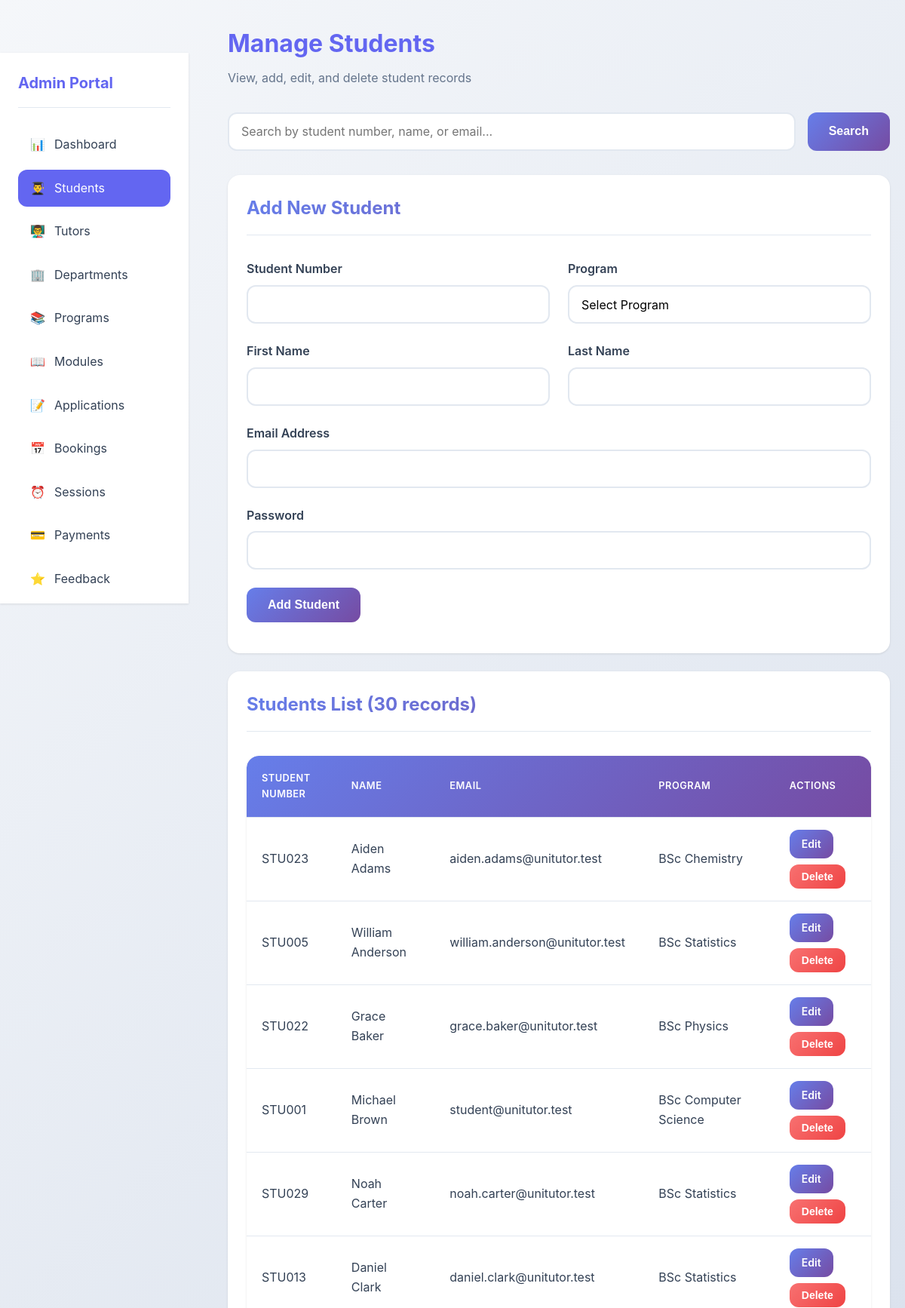
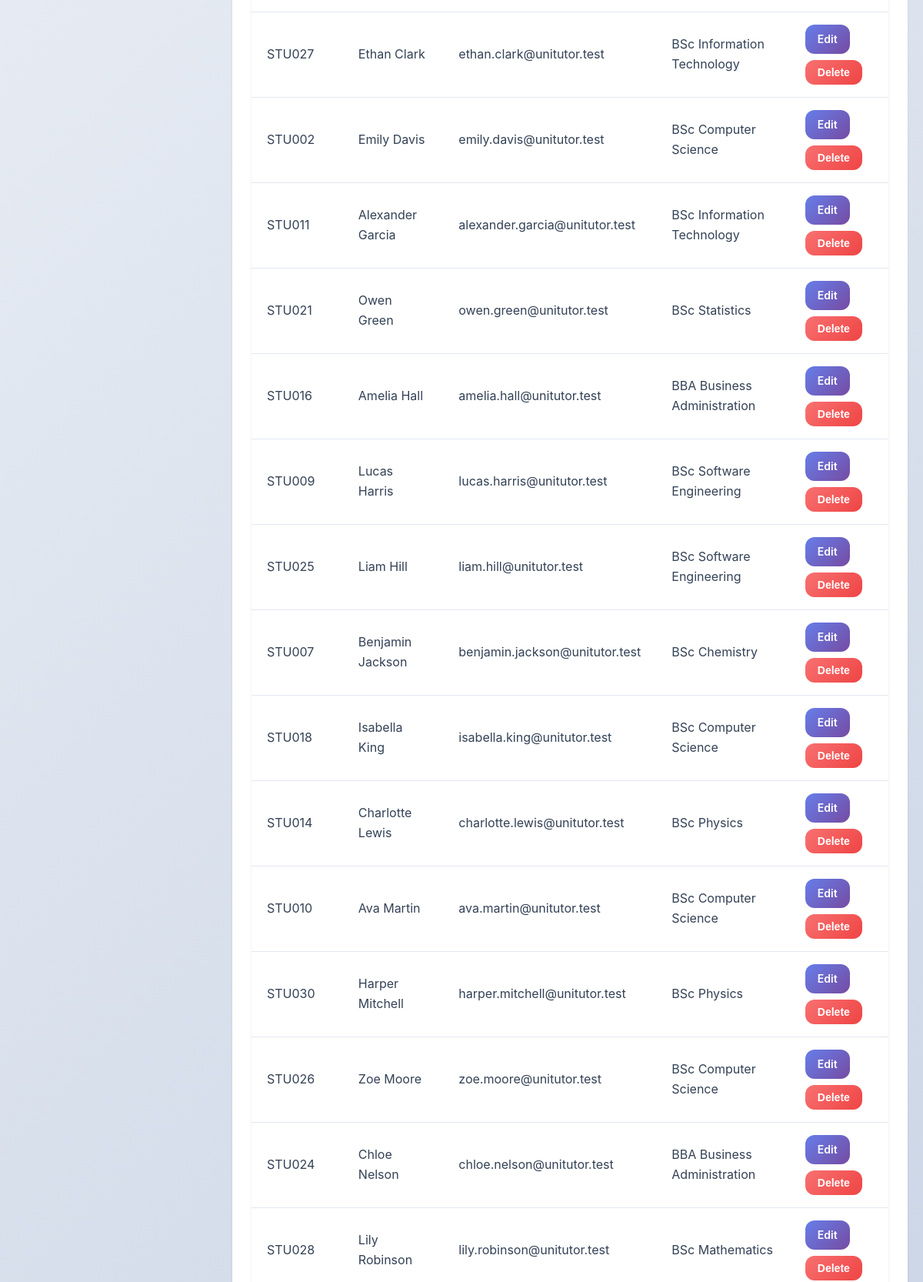
The app's page /admin/students.php (signed in, upper part) with its own data (2 pictures, top to bottom).
### tables this page shows
CREATE TABLE students (
    student_id INT AUTO_INCREMENT PRIMARY KEY,
    student_number VARCHAR(20) NOT NULL UNIQUE,
    first_name VARCHAR(50) NOT NULL,
    last_name VARCHAR(50) NOT NULL,
    email VARCHAR(100) NOT NULL UNIQUE,
    password VARCHAR(255) NOT NULL,
    program_id INT,
    created_at TIMESTAMP DEFAULT CURRENT_TIMESTAMP,
    FOREIGN KEY (program_id) REFERENCES programs(program_id) ON DELETE SET NULL
);

CREATE TABLE programs (
    program_id INT AUTO_INCREMENT PRIMARY KEY,
    program_name VARCHAR(100) NOT NULL,
    department_id INT NOT NULL,
    created_at TIMESTAMP DEFAULT CURRENT_TIMESTAMP,
    FOREIGN KEY (department_id) REFERENCES departments(department_id) ON DELETE CASCADE
);

### admin/students.php (the view, shortened to what this page needs)
<?php
require_once '../config/database.php';
require_once '../includes/functions.php';
$search = $_GET['search'] ?? '';
if ($search) {
    $stmt = $pdo->prepare("
        SELECT s.*, p.program_name
        FROM students s
        LEFT JOIN programs p ON s.program_id = p.program_id
        WHERE s.student_number LIKE ? OR s.first_name LIKE ? OR s.last_name LIKE ? OR s.email LIKE ?
        ORDER BY s.last_name, s.first_name
    ");
    $searchParam = "%$search%";
    $stmt->execute([$searchParam, $searchParam, $searchParam, $searchParam]);
} else {
    $stmt = $pdo->query("
        SELECT s.*, p.program_name
        FROM students s
        LEFT JOIN programs p ON s.program_id = p.program_id
        ORDER BY s.last_name, s.first_name
    ");
}
$students = $stmt->fetchAll();
$edit_student = null;
?>
<!DOCTYPE html>
<html lang="en">
<head>
    <link rel="stylesheet" href="../assets/css/style.css">
</head>
<body>
    <div class="dashboard-layout">
        <?php
        include '../includes/sidebar.php';
        ?>
        <div class="main-content">
            <div class="container-fluid">
                <div class="page-header">
                    <h1>Manage Students</h1>
                    <p>View, add, edit, and delete student records</p>
                </div>
                <div class="search-bar">
                    <form method="GET" action="" style="display: flex; gap: 1rem; width: 100%;">
                        <input type="text" name="search" class="form-control" placeholder="Search by student number, name, or email..." value="<?php echo htmlspecialchars($search); ?>">
                        <button type="submit" class="btn btn-primary">Search</button>
                    </form>
                </div>
                <div class="card">
                    <div class="card-header">
                        <h2><?php echo $edit_student ? 'Edit Student' : 'Add New Student'; ?></h2>
                    </div>
                    <div class="card-body">
                        <form method="POST" action="">
                            <div class="form-row">
                                <div class="form-group">
                                    <label for="student_number">Student Number</label>
                                    <input type="text" id="student_number" name="student_number" class="form-control" required value="<?php echo $edit_student ? htmlspecialchars($edit_student['student_number']) : ''; ?>">
                                </div>
                                <div class="form-group">
                                    <label for="program_id">Program</label>
                                    <select id="program_id" name="program_id" class="form-control" required>
                                        <option value="">Select Program</option>
                                    </select>
                                </div>
                            </div>
                            <div class="form-row">
                                <div class="form-group">
                                    <label for="first_name">First Name</label>
                                    <input type="text" id="first_name" name="first_name" class="form-control" required value="<?php echo $edit_student ? htmlspecialchars($edit_student['first_name']) : ''; ?>">
                                </div>
                                <div class="form-group">
                                    <label for="last_name">Last Name</label>
                                    <input type="text" id="last_name" name="last_name" class="form-control" required value="<?php echo $edit_student ? htmlspecialchars($edit_student['last_name']) : ''; ?>">
                                </div>
                            </div>
                            <div class="form-group">
                                <label for="email">Email Address</label>
                                <input type="email" id="email" name="email" class="form-control" required value="<?php echo $edit_student ? htmlspecialchars($edit_student['email']) : ''; ?>">
                            </div>
                            <div class="form-group">
                                <label for="password">Password <?php echo $edit_student ? '(leave blank to keep current)' : ''; ?></label>
                                <input type="password" id="password" name="password" class="form-control" <?php echo $edit_student ? '' : 'required'; ?> minlength="6">
                            </div>
                            <button type="submit" class="btn btn-primary"><?php echo $edit_student ? 'Update Student' : 'Add Student'; ?></button>
                        </form>
                    </div>
                </div>
                <div class="card">
                    <div class="card-header">
                        <h2>Students List (<?php echo count($students); ?> records)</h2>
                    </div>
                    <div class="card-body">
                        <div class="table-responsive">
                            <table>
                                <thead>
                                    <tr>
                                        <th>Student Number</th>
                                        <th>Name</th>
                                        <th>Email</th>
                                        <th>Program</th>
                                        <th>Actions</th>
                                    </tr>
                                </thead>
                                <tbody>
                                    <?php foreach ($students as $student): ?>
                                    <tr>
                                        <td><?php echo htmlspecialchars($student['student_number']); ?></td>
                                        <td><?php echo htmlspecialchars($student['first_name'] . ' ' . $student['last_name']); ?></td>
                                        <td><?php echo htmlspecialchars($student['email']); ?></td>
                                        <td><?php echo htmlspecialchars($student['program_name'] ?? 'Not assigned'); ?></td>
                                        <td>
                                            <a href="students.php?edit=<?php echo $student['student_id']; ?>" class="btn btn-sm btn-primary">Edit</a>
                                            <form method="POST" action="" style="display: inline;" onsubmit="return confirm('Are you sure you want to delete this student?');">
                                                <button type="submit" class="btn btn-sm btn-danger">Delete</button>
                                            </form>
                                        </td>
                                    </tr>
                                    <?php endforeach; ?>
                                </tbody>
                            </table>
                        </div>
                    </div>
                </div>
            </div>
        </div>
    </div>
</body>
</html>

### assets/css/style.css (style rules this page uses)
:root { --primary-color: #6366f1; --primary-dark: #4f46e5; --primary-light: #818cf8; --secondary-color: #8b5cf6; --success-color: #10b981; --danger-color: #ef4444; --warning-color: #f59e0b; --info-color: #06b6d4; --light-color: #f8fafc; --dark-color: #1e293b; --border-color: #e2e8f0; --text-color: #334155; --text-muted: #64748b; --white: #ffffff; --shadow: 0 1px 3px rgba(0, 0, 0, 0.1); --shadow-lg: 0 10px 25px rgba(0, 0, 0, 0.15); --shadow-xl: 0 20px 40px rgba(0, 0, 0, 0.2); --radius: 12px; --radius-lg: 16px; --gradient-primary: linear-gradient(135deg, #667eea 0%, #764ba2 100%); --gradient-secondary: linear-gradient(135deg, #f093fb 0%, #f5576c 100%); --gradient-success: linear-gradient(135deg, #4facfe 0%, #00f2fe 100%); }
* { margin: 0; padding: 0; box-sizing: border-box; }
body { font-family: -apple-system, BlinkMacSystemFont, 'Segoe UI', Roboto, 'Helvetica Neue', Arial, sans-serif; line-height: 1.6; color: var(--text-color); background: linear-gradient(135deg, #f5f7fa 0%, #c3cfe2 100%); min-height: 100vh; display: flex; flex-direction: column; }
html { scroll-behavior: smooth; }
.container-fluid { width: 100%; padding: 0 20px; }
.btn { display: inline-block; padding: 0.85rem 1.75rem; border: none; border-radius: var(--radius); font-size: 1rem; font-weight: 600; text-decoration: none; cursor: pointer; transition: all 0.3s ease; text-align: center; position: relative; overflow: hidden; transform: translateY(0); }
.btn::before { content: ''; position: absolute; top: 50%; left: 50%; width: 0; height: 0; border-radius: 50%; background: rgba(255, 255, 255, 0.3); transform: translate(-50%, -50%); transition: width 0.6s, height 0.6s; }
.btn-primary { background: var(--gradient-primary); color: var(--white); }
.btn-danger { background: linear-gradient(135deg, #f87171 0%, #ef4444 100%); color: var(--white); }
.btn-sm { padding: 0.5rem 1rem; font-size: 0.875rem; }
.card { background: var(--white); border-radius: var(--radius-lg); box-shadow: var(--shadow); padding: 1.5rem; margin-bottom: 1.5rem; transition: all 0.3s ease; border: 1px solid transparent; }
.card-header { border-bottom: 1px solid var(--border-color); padding-bottom: 1rem; margin-bottom: 1rem; }
.card-header h2, .card-header h3 { background: var(--gradient-primary); -webkit-background-clip: text; -webkit-text-fill-color: transparent; background-clip: text; margin: 0; }
.card-body { padding: 1rem 0; }
.form-group { margin-bottom: 1.5rem; }
.form-group label { display: block; margin-bottom: 0.5rem; font-weight: 600; color: var(--text-color); transition: color 0.3s ease; }
.form-control { width: 100%; padding: 0.85rem 1rem; border: 2px solid var(--border-color); border-radius: var(--radius); font-size: 1rem; font-family: inherit; transition: all 0.3s ease; background: var(--white); }
select.form-control { cursor: pointer; appearance: none; background-repeat: no-repeat; background-position: right 1rem center; background-size: 1.5rem; padding-right: 3rem; }
.form-row { display: grid; grid-template-columns: repeat(auto-fit, minmax(250px, 1fr)); gap: 1.5rem; }
.table-responsive { overflow-x: auto; margin-bottom: 1.5rem; border-radius: var(--radius-lg); box-shadow: var(--shadow); }
table { width: 100%; border-collapse: separate; border-spacing: 0; background-color: var(--white); border-radius: var(--radius-lg); overflow: hidden; }
table thead { background: var(--gradient-primary); color: var(--white); }
table th, table td { padding: 1rem 1.25rem; text-align: left; border-bottom: 1px solid var(--border-color); transition: background-color 0.3s ease; }
table th { font-weight: 600; text-transform: uppercase; font-size: 0.8rem; letter-spacing: 0.5px; padding: 1.25rem; }
table tbody tr { transition: all 0.3s ease; }
.dashboard-layout { display: grid; grid-template-columns: 250px 1fr; gap: 2rem; min-height: calc(100vh - 70px); }
.main-content { padding: 2rem 0; }
.page-header { margin-bottom: 2rem; }
.page-header h1 { color: var(--primary-color); margin-bottom: 0.5rem; }
.page-header p { color: var(--text-muted); }
.search-bar { display: flex; gap: 1rem; margin-bottom: 2rem; flex-wrap: wrap; }
.search-bar input, .search-bar select { flex: 1; min-width: 200px; }

### records on screen
students: student_number "STU023", first_name+last_name "Aiden Adams", email "aiden.adams@unitutor.test", program.program_name "BSc Chemistry"
students: student_number "STU005", first_name+last_name "William Anderson", email "william.anderson@unitutor.test", program.program_name "BSc Statistics"
students: student_number "STU022", first_name+last_name "Grace Baker", email "grace.baker@unitutor.test", program.program_name "BSc Physics"
students: student_number "STU001", first_name+last_name "Michael Brown", email "student@unitutor.test", program.program_name "BSc Computer Science"
students: student_number "STU029", first_name+last_name "Noah Carter", email "noah.carter@unitutor.test", program.program_name "BSc Statistics"
students: student_number "STU013", first_name+last_name "Daniel Clark", email "daniel.clark@unitutor.test", program.program_name "BSc Statistics"
students: student_number "STU027", first_name+last_name "Ethan Clark", email "ethan.clark@unitutor.test", program.program_name "BSc Information Technology"
students: student_number "STU002", first_name+last_name "Emily Davis", email "emily.davis@unitutor.test", program.program_name "BSc Computer Science"
students: student_number "STU011", first_name+last_name "Alexander Garcia", email "alexander.garcia@unitutor.test", program.program_name "BSc Information Technology"
students: student_number "STU021", first_name+last_name "Owen Green", email "owen.green@unitutor.test", program.program_name "BSc Statistics"
students: student_number "STU016", first_name+last_name "Amelia Hall", email "amelia.hall@unitutor.test", program.program_name "BBA Business Administration"
students: student_number "STU009", first_name+last_name "Lucas Harris", email "lucas.harris@unitutor.test", program.program_name "BSc Software Engineering"
students: student_number "STU025", first_name+last_name "Liam Hill", email "liam.hill@unitutor.test", program.program_name "BSc Software Engineering"
students: student_number "STU007", first_name+last_name "Benjamin Jackson", email "benjamin.jackson@unitutor.test", program.program_name "BSc Chemistry"
students: student_number "STU018", first_name+last_name "Isabella King", email "isabella.king@unitutor.test", program.program_name "BSc Computer Science"
students: student_number "STU014", first_name+last_name "Charlotte Lewis", email "charlotte.lewis@unitutor.test", program.program_name "BSc Physics"
students: student_number "STU010", first_name+last_name "Ava Martin", email "ava.martin@unitutor.test", program.program_name "BSc Computer Science"
students: student_number "STU030", first_name+last_name "Harper Mitchell", email "harper.mitchell@unitutor.test", program.program_name "BSc Physics"
students: student_number "STU026", first_name+last_name "Zoe Moore", email "zoe.moore@unitutor.test", program.program_name "BSc Computer Science"
students: student_number "STU024", first_name+last_name "Chloe Nelson", email "chloe.nelson@unitutor.test", program.program_name "BBA Business Administration"
students: student_number "STU028", first_name+last_name "Lily Robinson", email "lily.robinson@unitutor.test", program.program_name "BSc Mathematics"

### other values on screen
getCurrentUserRole() "Admin"
count($students) "30"
